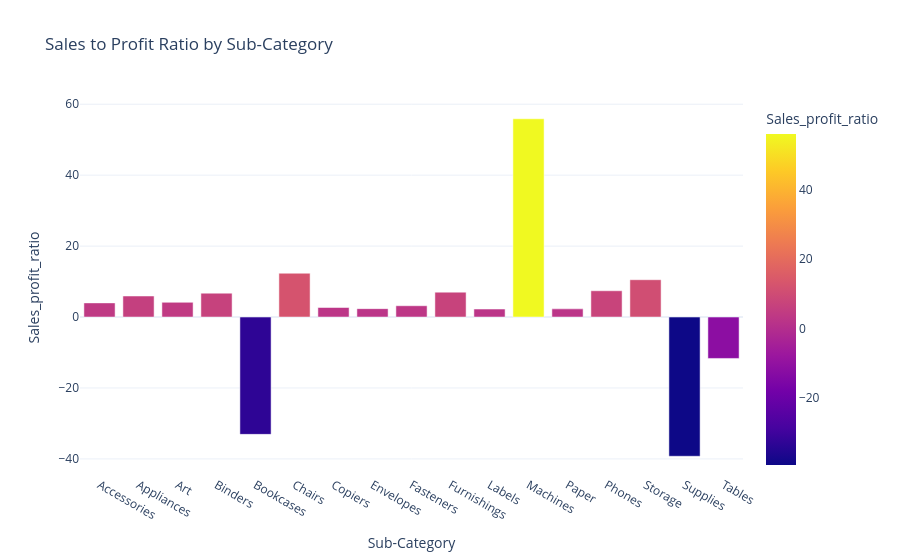

Notebook code for this chart:
### Markdown cell above
# Q7: Sub-Cate Sales to Profit Ratio

### Code cell
subcat = data.groupby('Sub-Category')[['Sales','Profit']].sum().reset_index()
subcat['Sales_profit_ratio']=subcat['Sales']/subcat['Profit']

fig = px.bar(
    subcat,
    x='Sub-Category',
    y='Sales_profit_ratio',
    title='Sales to Profit Ratio by Sub-Category',
    color='Sales_profit_ratio'
)

fig.show()

### Figure 1 — Plotly figure (JSON) as saved in the notebook; plotly's stock layout.template omitted (floating-point values rounded to 4 significant figures)
{"data": [{"hovertemplate": "Sub-Category=%{x}<br>Sales_profit_ratio=%{marker.color}<extra></extra>", "legendgroup": "", "marker": {"color": [3.991, 5.929, 4.154, 6.731, -33.08, 12.35, 2.688, 2.366, 3.185, 7.022, 2.251, 55.91, 2.305, 7.413, 10.52, -39.25, -11.68], "coloraxis": "coloraxis", "pattern": {"shape": ""}}, "name": "", "orientation": "v", "showlegend": false, "textposition": "auto", "type": "bar", "x": ["Accessories", "Appliances", "Art", "Binders", "Bookcases", "Chairs", "Copiers", "Envelopes", "Fasteners", "Furnishings", "Labels", "Machines", "Paper", "Phones", "Storage", "Supplies", "Tables"], "xaxis": "x", "y": [3.991, 5.929, 4.154, 6.731, -33.08, 12.35, 2.688, 2.366, 3.185, 7.022, 2.251, 55.91, 2.305, 7.413, 10.52, -39.25, -11.68], "yaxis": "y"}], "layout": {"barmode": "relative", "coloraxis": {"colorbar": {"title": {"text": "Sales_profit_ratio"}}, "colorscale": [[0, "#0d0887"], [0.1111, "#46039f"], [0.2222, "#7201a8"], [0.3333, "#9c179e"], [0.4444, "#bd3786"], [0.5556, "#d8576b"], [0.6667, "#ed7953"], [0.7778, "#fb9f3a"], [0.8889, "#fdca26"], [1, "#f0f921"]]}, "legend": {"tracegroupgap": 0}, "title": {"text": "Sales to Profit Ratio by Sub-Category"}, "xaxis": {"anchor": "y", "domain": [0, 1], "title": {"text": "Sub-Category"}}, "yaxis": {"anchor": "x", "domain": [0, 1], "title": {"text": "Sales_profit_ratio"}}}}
